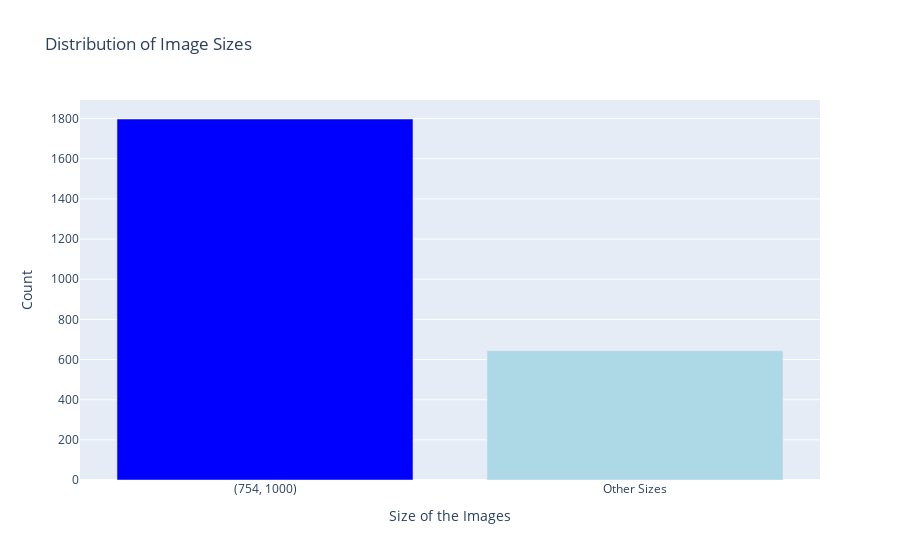

The notebook cell this image was saved under:
### Code cell
#plotting the size distribution with an interactive plot 

#define the data, trace and layout
sizes = [str(prevalent_size), 'Other Sizes']
counts = [prevalent_size_num, number_other_sizes]

# Create the trace
trace = go.Bar(
    x=sizes,
    y=counts,
    marker_color=['blue', 'lightblue']
)

# Create the layout
layout = go.Layout(
    title='Distribution of Image Sizes',
    xaxis=dict(title='Size of the Images'),
    yaxis=dict(title='Count')
)

# Create the figure
fig = go.Figure(trace, layout=layout)

# Show the plot
fig.show()

### Figure 1 — Plotly figure (JSON) as saved in the notebook; plotly's stock layout.template omitted (floating-point values rounded to 4 significant figures)
{"data": [{"marker": {"color": ["blue", "lightblue"]}, "type": "bar", "x": ["(754, 1000)", "Other Sizes"], "y": [1798, 644]}], "layout": {"title": {"text": "Distribution of Image Sizes"}, "xaxis": {"title": {"text": "Size of the Images"}}, "yaxis": {"title": {"text": "Count"}}}}
